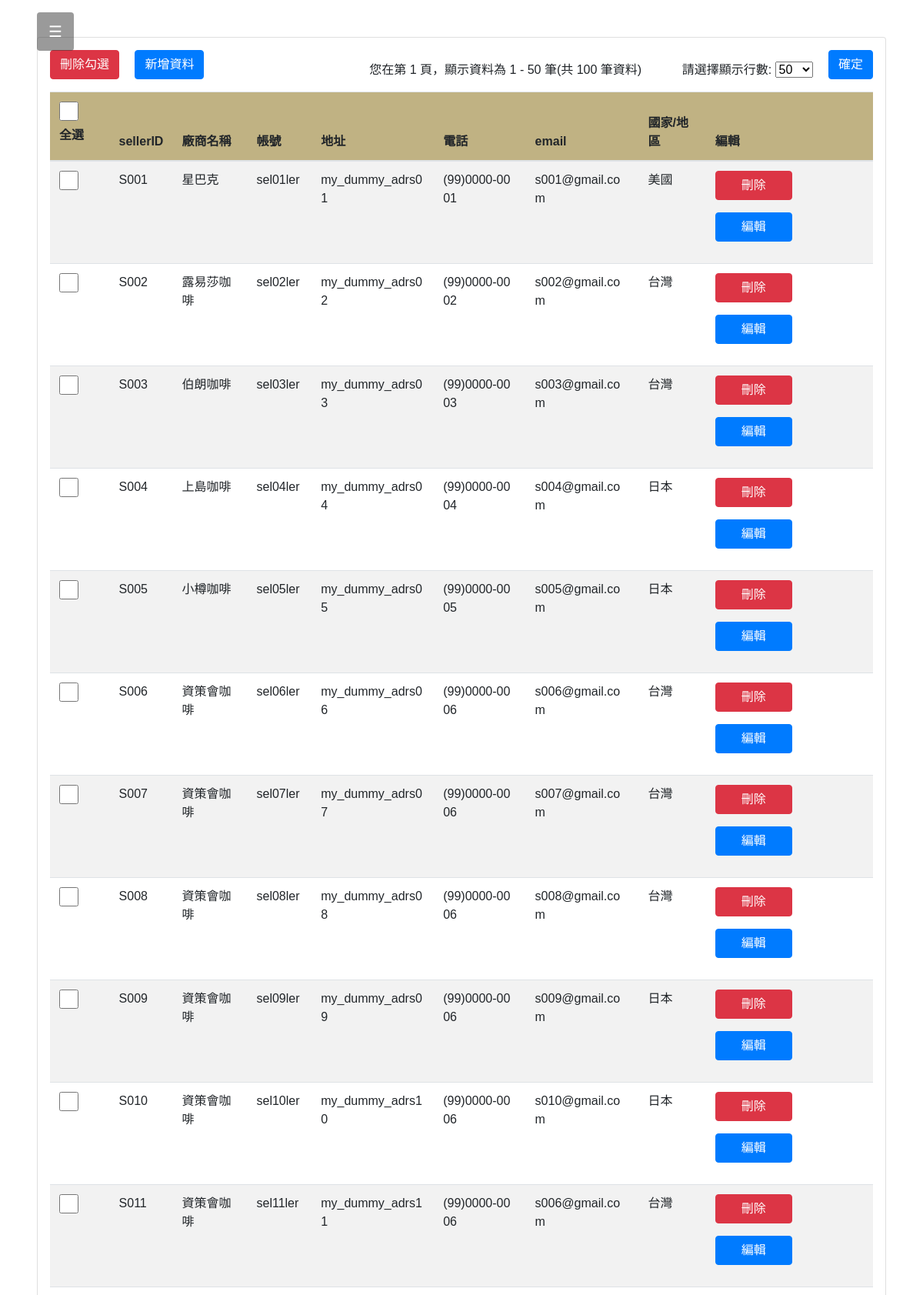
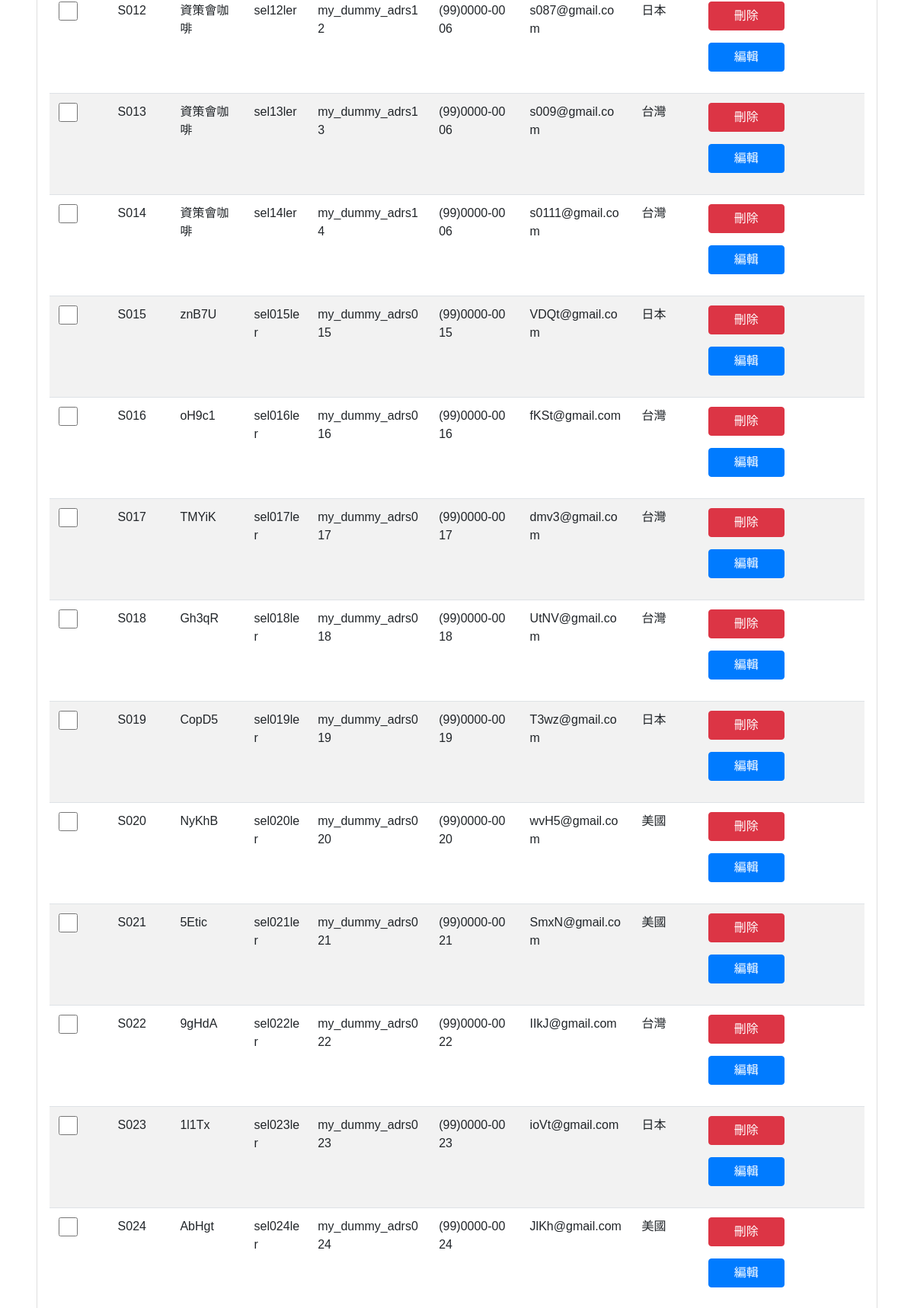
Page /works/sellers.php (signed in, upper part) on the committed database (2 pictures, top to bottom).
### tables this page shows
CREATE TABLE `sellers` (
  `sellerID` varchar(5) NOT NULL default '', 
  `sName` varchar(20) NOT NULL,  
  `sAccount` varchar(20) NOT NULL,  
  `sPassword` varchar(100) NOT NULL,  
  `sAddress` varchar(60) default NULL,  
  `sPhone` varchar(24) default NULL,  
  `sMail` varchar(60) default NULL,  
  `sCountry` varchar(20) default NULL,  
  PRIMARY KEY  (`sellerID`)
);

### works/sellers.php (the view, shortened to what this page needs)
<?php
$link = @mysqli_connect("localhost", "root", "") or die(mysqli_connect_error());
mysqli_select_db($link, "coffee");
if (isset($_GET["page"])) {
    $page = $_GET["page"];
} else {
    $page = 1;
}
$rowNum = $_SESSION["seller_row_num"];
$total_num_rows = mysqli_num_rows(mysqli_query($link, "select sellerID from coffee.sellers;"));
$tableOffSet = $rowNum * ($page - 1);
$showDataStartFrom = $tableOffSet + 1;
$showDataEndTo = $tableOffSet + $rowNum;
?>
<!DOCTYPE html>
<head>
    <link rel="stylesheet" href="https://maxcdn.bootstrapcdn.com/bootstrap/4.4.1/css/bootstrap.min.css">
    <link rel="stylesheet" type="text/css" href="../demostyle.css">
</head>
<body>
<?php include '../parts/head.php';?>
<div class="main p-5">
    <form method='post' class="card p-3">
        <div>
            <input type="submit" value="刪除勾選" name="deleteSelected" onclick="return confirm('你確定要刪除勾選資料嗎？')"
                class="btn btn-danger mb-3">
            <input type="button" value="新增資料" name="newInsert" class="btn btn-primary ml-3 mb-3" data-toggle="modal" data-target="#insertModal">
            <div class='float-right'>
                    <span class="mr-5">
                    <?php echo "您在第 $page 頁，顯示資料為 $showDataStartFrom - $showDataEndTo 筆(共 $total_num_rows 筆資料)" ?>
                    </span>
                    <label for="row_num_select">請選擇顯示行數:</label>
                    <select id="row_num_select" name="row_num">
                        <option value="50" <?php if ($rowNum == 50) {echo "selected";}?>>50 </option>
                    </select>
                    <input type="submit" value="確定" name="row_num_submit" class="btn btn-primary ml-3 mb-3">
            </div>
        <table class="table table-striped ">
            <thead class="bg-color-gold">
                <tr>
                    <th><input class="checkmark" style="position:relative;" type="checkbox" id="allCheckBox" onclick="selectAll()" /><label>全選</label></th>
                    <th>sellerID</th>
                    <th>廠商名稱</th>
                    <th>帳號</th>
                    <th>地址</th>
                    <th>電話</th>
                    <th>email</th>
                    <th>國家/地區</th>
                    <th>編輯</th>
                </tr>
            </thead>
            <tbody>
                <?php
    $commandText = <<<SqlQuery
        select sellerID, sName, sAccount, sPassword, sAddress, sPhone, sMail, sCountry
        from coffee.sellers LIMIT $rowNum OFFSET $tableOffSet
        SqlQuery;
    $result = mysqli_query($link, $commandText);
    while ($row = mysqli_fetch_assoc($result)): $temp = "'"; ?>
                <tr class="dataSQL">
                        <td><input class="checkmark" style="position:relative;" type="checkbox" name="<?php echo "selected".$row["sellerID"]; ?>"></td>
                        <td><?php echo $row["sellerID"]; $temp = $temp.$row["sellerID"]."','"; ?></td>
                        <td><?php echo $row["sName"]; $temp = $temp.$row["sName"]."','"; ?></td>
                        <td><?php echo $row["sAccount"]; $temp = $temp.$row["sAccount"]."','"; ?></td>
                        <td><?php echo $row["sAddress"]; $temp = $temp.$row["sAddress"]."','"; ?></td>
                        <td><?php echo $row["sPhone"];; $temp = $temp.$row["sPhone"]."','"; ?></td>
                        <td><?php echo $row["sMail"]; $temp = $temp.$row["sMail"]."','"; ?></td>
                        <td><?php echo $row["sCountry"]; $temp = $temp.$row["sCountry"]."'"; ?></td>
                        <td><input type="submit" value="刪除" name="<?php echo "delete".$row["sellerID"] ?>"
                                class="btn btn-danger mb-3" onclick="return confirm('你確定要刪除這筆資料嗎？')">
                            <input type="button" value="編輯" name="<?php echo "edit".$row["sellerID"] ?>"
                                data-toggle="modal" data-target="#editModal"
                                class="btn btn-primary mb-3" onclick="displayModal(<?php echo $temp;?>)">
                </tr>
                <?php endwhile?>
            </tbody>
        </table>
        </div>
    </form>
</div>
<?php include '../parts/footer.php';?>
</body>

### demostyle.css (style rules this page uses)
.bg-color-gold { background-color: #C0B283 !important; }
.checkmark { position: absolute; top: 0; left: 0; height: 25px; width: 25px; background-color: #eee; }
.checkmark:after { content: ""; position: absolute; display: none; }
body { font-family: 'Noto Sans TC', sans-serif; }
td>input { width: 100px; }
td { word-break: break-all; }

### rows in the picture
sellers: sellerID "S001", sName "星巴克", sAccount "sel01ler", sAddress "my_dummy_adrs01", sPhone "(99)0000-0001", sMail "s001@gmail.com", sCountry "美國"
sellers: sellerID "S002", sName "露易莎咖啡", sAccount "sel02ler", sAddress "my_dummy_adrs02", sPhone "(99)0000-0002", sMail "s002@gmail.com", sCountry "台灣"
sellers: sellerID "S003", sName "伯朗咖啡", sAccount "sel03ler", sAddress "my_dummy_adrs03", sPhone "(99)0000-0003", sMail "s003@gmail.com", sCountry "台灣"
sellers: sellerID "S004", sName "上島咖啡", sAccount "sel04ler", sAddress "my_dummy_adrs04", sPhone "(99)0000-0004", sMail "s004@gmail.com", sCountry "日本"
sellers: sellerID "S005", sName "小樽咖啡", sAccount "sel05ler", sAddress "my_dummy_adrs05", sPhone "(99)0000-0005", sMail "s005@gmail.com", sCountry "日本"
sellers: sellerID "S006", sName "資策會咖啡", sAccount "sel06ler", sAddress "my_dummy_adrs06", sPhone "(99)0000-0006", sMail "s006@gmail.com", sCountry "台灣"
sellers: sellerID "S007", sName "資策會咖啡", sAccount "sel07ler", sAddress "my_dummy_adrs07", sPhone "(99)0000-0006", sMail "s007@gmail.com", sCountry "台灣"
sellers: sellerID "S008", sName "資策會咖啡", sAccount "sel08ler", sAddress "my_dummy_adrs08", sPhone "(99)0000-0006", sMail "s008@gmail.com", sCountry "台灣"
sellers: sellerID "S009", sName "資策會咖啡", sAccount "sel09ler", sAddress "my_dummy_adrs09", sPhone "(99)0000-0006", sMail "s009@gmail.com", sCountry "日本"
sellers: sellerID "S010", sName "資策會咖啡", sAccount "sel10ler", sAddress "my_dummy_adrs10", sPhone "(99)0000-0006", sMail "s010@gmail.com", sCountry "日本"
sellers: sellerID "S011", sName "資策會咖啡", sAccount "sel11ler", sAddress "my_dummy_adrs11", sPhone "(99)0000-0006", sMail "s006@gmail.com", sCountry "台灣"
sellers: sellerID "S012", sName "資策會咖啡", sAccount "sel12ler", sAddress "my_dummy_adrs12", sPhone "(99)0000-0006", sMail "s087@gmail.com", sCountry "日本"
sellers: sellerID "S013", sName "資策會咖啡", sAccount "sel13ler", sAddress "my_dummy_adrs13", sPhone "(99)0000-0006", sMail "s009@gmail.com", sCountry "台灣"
sellers: sellerID "S014", sName "資策會咖啡", sAccount "sel14ler", sAddress "my_dummy_adrs14", sPhone "(99)0000-0006", sMail "s0111@gmail.com", sCountry "台灣"
sellers: sellerID "S015", sName "znB7U", sAccount "sel015ler", sAddress "my_dummy_adrs015", sPhone "(99)0000-0015", sMail "VDQt@gmail.com", sCountry "日本"
sellers: sellerID "S016", sName "oH9c1", sAccount "sel016ler", sAddress "my_dummy_adrs016", sPhone "(99)0000-0016", sMail "fKSt@gmail.com", sCountry "台灣"
sellers: sellerID "S017", sName "TMYiK", sAccount "sel017ler", sAddress "my_dummy_adrs017", sPhone "(99)0000-0017", sMail "dmv3@gmail.com", sCountry "台灣"
sellers: sellerID "S018", sName "Gh3qR", sAccount "sel018ler", sAddress "my_dummy_adrs018", sPhone "(99)0000-0018", sMail "UtNV@gmail.com", sCountry "台灣"
sellers: sellerID "S019", sName "CopD5", sAccount "sel019ler", sAddress "my_dummy_adrs019", sPhone "(99)0000-0019", sMail "T3wz@gmail.com", sCountry "日本"
sellers: sellerID "S020", sName "NyKhB", sAccount "sel020ler", sAddress "my_dummy_adrs020", sPhone "(99)0000-0020", sMail "wvH5@gmail.com", sCountry "美國"
sellers: sellerID "S021", sName "5Etic", sAccount "sel021ler", sAddress "my_dummy_adrs021", sPhone "(99)0000-0021", sMail "SmxN@gmail.com", sCountry "美國"
sellers: sellerID "S022", sName "9gHdA", sAccount "sel022ler", sAddress "my_dummy_adrs022", sPhone "(99)0000-0022", sMail "IIkJ@gmail.com", sCountry "台灣"
sellers: sellerID "S023", sName "1l1Tx", sAccount "sel023ler", sAddress "my_dummy_adrs023", sPhone "(99)0000-0023", sMail "ioVt@gmail.com", sCountry "日本"
sellers: sellerID "S024", sName "AbHgt", sAccount "sel024ler", sAddress "my_dummy_adrs024", sPhone "(99)0000-0024", sMail "JlKh@gmail.com", sCountry "美國"

### other values in the picture
$page "1"
$showDataStartFrom "1"
$showDataEndTo "50"
$total_num_rows "100"
